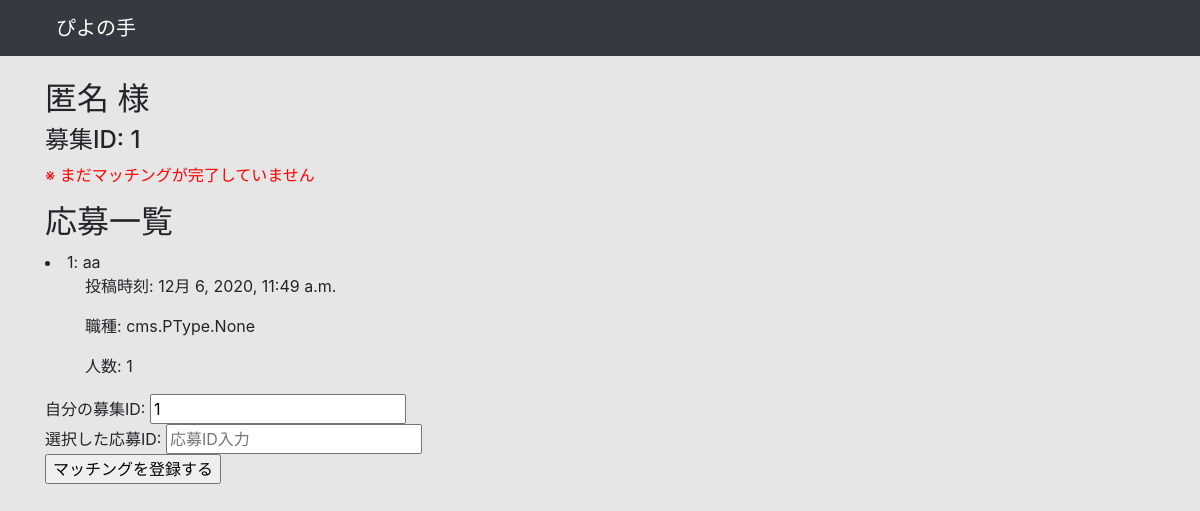
Page /zibun/ on the earlier database version.
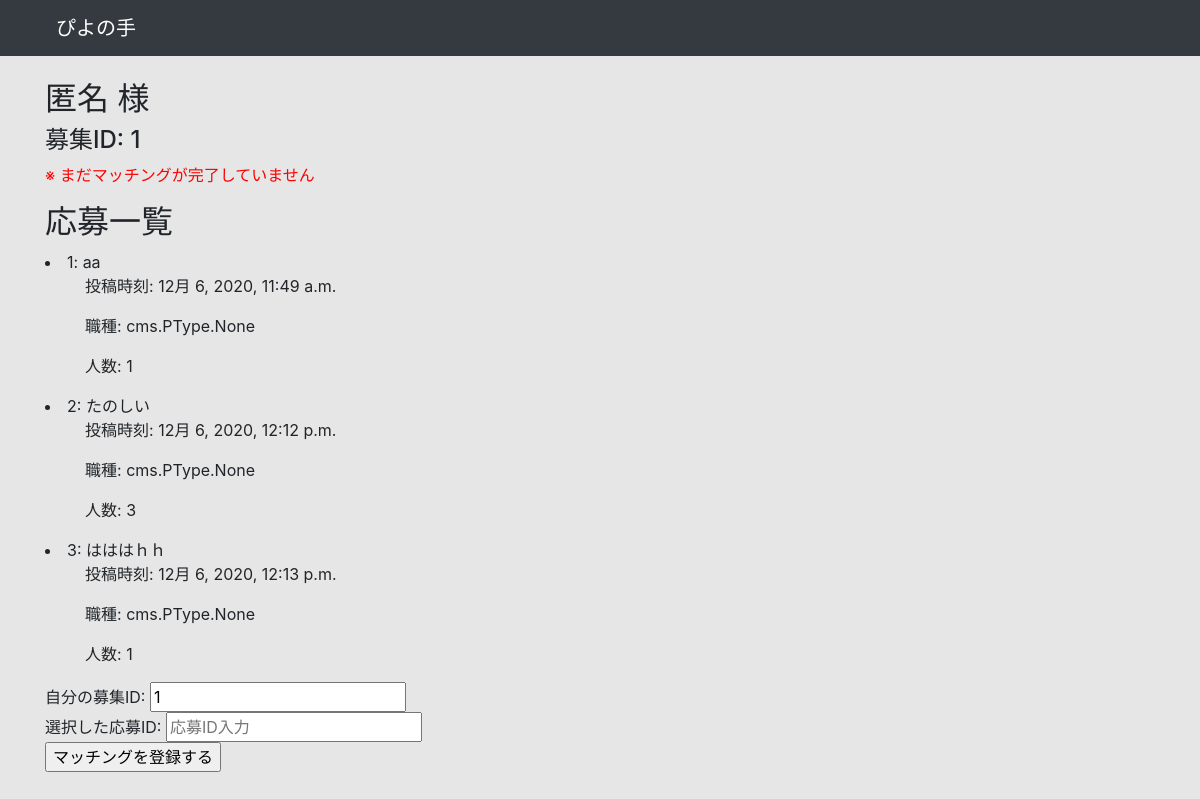
Same page on the later database version.
### cms/models.py (models this page shows, shortened)
class Entry(models.Model):
    recruit_ID = models.PositiveIntegerField('募集ID', default=1)
    entry_ID = models.AutoField('応募ID',primary_key=True)
    shop_ID = models.CharField('店舗名', blank=True, max_length=40)
    post_time = models.DateTimeField('投稿時刻',auto_now=True)
    person_type = models.ManyToManyField(PType, blank=True)
    person_number = models.PositiveIntegerField('人数', blank=True, default=1)
    comment = models.CharField('コメント',max_length=1000)
    finish_flag = models.BooleanField('マッチング判定', default=0)

### cms/views4.py (the view)
# urls.py: path('zibun/', views4.ZibunView, name='book'),
def ZibunView(request):
    arg_recruit_ID = 1
    recruit = Recruit.objects.get(recruit_ID=arg_recruit_ID)
    entries = Entry.objects.filter(recruit_ID=arg_recruit_ID)
    matching_entries = entries.filter(finish_flag=True)
    params = {'page_type': 0, 'recruit': recruit, 'entries': entries, 'matching_entries': matching_entries}
    return render(request, 'cms/zibun.html', params)

### cms/templates/cms/zibun.html (shortened to what this page needs)
{% extends "./base.html" %}
{% block main %}
<h2>匿名 様</h2>
<h4>募集ID: {{recruit.recruit_ID}}</h4>
{% if not entries %}
<p>まだ応募がありません</p>
{% elif not recruit.finish_flag %}
<p><font color="red">※ まだマッチングが完了していません</font></p>
<h2>応募一覧</h2>
{% for itr in entries %}
    <li>{{itr.entry_ID}}: {{itr.comment}}
        <ul>投稿時刻: {{itr.post_time}}</ul>
        <ul>職種: {{itr.person_type}}</ul>
        <ul>人数: {{itr.person_number}}</ul></li>
{% endfor %}
<form action="/zibun/" method="post">
    自分の募集ID: <input type="text" id="zibun_recruit_ID" value={{recruit.recruit_ID}}><br/>
    選択した応募ID: <input type="text" id="zibun_entry_ID" placeholder="応募ID入力"><br/>
    <input type="submit" value="マッチングを登録する">
</form>
{% else %}
<h2>マッチングが完了しました</h2>
<p>マッチングした応募ID: {{matching_entries.0.entry_ID}}</p>
{% endif %}
{% endblock%}

Differences in the rows shown:
added Entry: entry_ID "2", comment "たのしい", post_time "12月 6, 2020, 12:12 p.m.", person_type "cms.PType.None", person_number "3"
added Entry: entry_ID "3", comment "はははｈｈ", post_time "12月 6, 2020, 12:13 p.m.", person_type "cms.PType.None", person_number "1"
